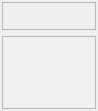
             <widget class="QWidget" name="pageNavtexParams">
              <property name="geometry">
               <rect>
                <x>0</x>
                <y>0</y>
                <width>98</width>
                <height>111</height>
               </rect>
              </property>
              <attribute name="label">
               <string>Параметры станции</string>
              </attribute>
              <layout class="QVBoxLayout" name="verticalLayout_7">
               <property name="leftMargin">
                <number>2</number>
               </property>
               <property name="topMargin">
                <number>2</number>
               </property>
               <property name="rightMargin">
                <number>2</number>
               </property>
               <property name="bottomMargin">
                <number>2</number>
               </property>
               <item>
                <widget class="QFrame" name="graphControlFrame_3">
                 <property name="frameShape">
                  <enum>QFrame::StyledPanel</enum>
                 </property>
                 <property name="frameShadow">
                  <enum>QFrame::Raised</enum>
                 </property>
                 <layout class="QHBoxLayout" name="horizontalLayout_13">
                  <property name="leftMargin">
                   <number>2</number>
                  </property>
                  <property name="topMargin">
                   <number>2</number>
                  </property>
                  <property name="rightMargin">
                   <number>2</number>
                  </property>
                  <property name="bottomMargin">
                   <number>2</number>
                  </property>
                  <item>
                   <widget class="QPushButton" name="bnEditNAVTEX">
                    <property name="sizePolicy">
                     <sizepolicy hsizetype="Fixed" vsizetype="Fixed">
                      <horstretch>0</horstretch>
                      <verstretch>0</verstretch>
                     </sizepolicy>
                    </property>
                    <property name="text">
                     <string/>
                    </property>
                    <property name="icon">
                     <iconset resource="res.qrc">
                      <normaloff>:/buttons/Icons/Pen.ico</normaloff>:/buttons/Icons/Pen.ico</iconset>
                    </property>
                    <property name="flat">
                     <bool>true</bool>
                    </property>
                   </widget>
                  </item>
                  <item>
                   <spacer name="horizontalSpacer_4">
                    <property name="orientation">
                     <enum>Qt::Horizontal</enum>
                    </property>
                    <property name="sizeHint" stdset="0">
                     <size>
                      <width>129</width>
                      <height>20</height>
                     </size>
                    </property>
                   </spacer>
                  </item>
                 </layout>
                </widget>
               </item>
               <item>
                <widget class="QTextEdit" name="textNAVTEXParams">
                 <property name="font">
                  <font>
                   <weight>50</weight>
                   <bold>false</bold>
                  </font>
                 </property>
                 <property name="styleSheet">
                  <string notr="true">background-color: rgb(240, 240, 240);</string>
                 </property>
                 <property name="readOnly">
                  <bool>true</bool>
                 </property>
                </widget>
               </item>
              </layout>
             </widget>
